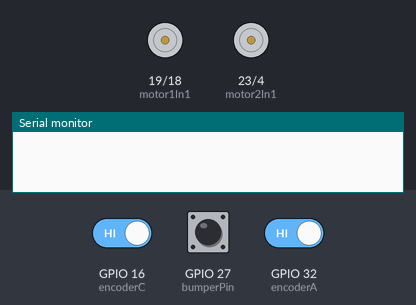
The sketch below on a simulated ESP32. Shown: motor-driver pin pairs drawn as motors (green arrow = first pin HIGH = forward, orange = second pin HIGH = backward, longer = more drive), the last lines printed to the serial monitor. The inputs (shaded band) are chosen by the test bench; at power-on: GPIO 27 (bumperPin) HIGH, GPIO 16 (encoderC) HIGH, GPIO 32 (encoderA) HIGH.

Above: at 1.2 s.
1.3 s: GPIO 27 (bumperPin) pulled LOW for 0.15 s
At 1.37 s:
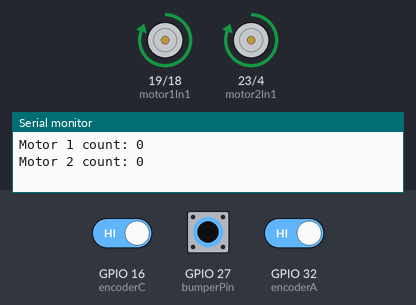
2.9 s: GPIO 27 (bumperPin) pulled LOW for 3.2 s
At 7.5 s:
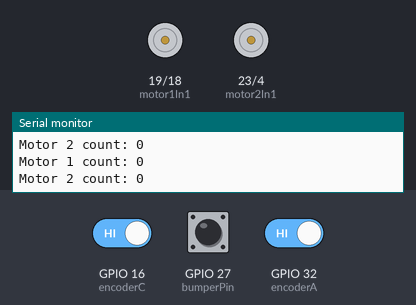
Timing chart, 0 to 9.0 s (numbered marks = the images above; inputs shaded):
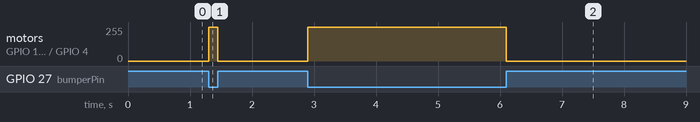

Measured:
- after the input at 1.3 s, motor on GPIO 19 (motor1In1) / GPIO 18 (motor1In2), motor on GPIO 23 (motor2In1) / GPIO 4 (motor2In2): stopped → forward 255/255 at once, → stopped 0.15 s later
- after the input at 2.9 s, motor on GPIO 19 (motor1In1) / GPIO 18 (motor1In2), motor on GPIO 23 (motor2In1) / GPIO 4 (motor2In2): stopped → forward 255/255 at once, → stopped 3.2 s later

The sketch:

Both_motor_spin_button.ino
```cpp
//Variables
const int encoderA = 32;  // Motor 1, yellow
const int encoderB = 33;  // Motor 1, green
const int encoderC = 16;  // Motor 2, yellow
const int encoderD = 17;  // Motor 2, green

const int motor1In1 = 19;
const int motor1In2 = 18;
const int motor2In1 = 23;
const int motor2In2 = 4;

volatile long encoderCount1 = 0;
volatile long encoderCount2 = 0;

long startCount1 = 0;
long startCount2 = 0;

const long ticksPerTurn = 194;
bool motor1Moving = false;
bool motor2Moving = false;

const int bumperPin = 27;

void IRAM_ATTR onEncoderA() {
  if (digitalRead(encoderA) == digitalRead(encoderB)) {
    encoderCount1++;
  } else {
    encoderCount1--;
  }
}

void IRAM_ATTR onEncoderC() {
  if (digitalRead(encoderC) == digitalRead(encoderD)) {
    encoderCount2++;
  } else {
    encoderCount2--;
  }
}

void forward(){
  digitalWrite(motor1In1, HIGH);
  digitalWrite(motor1In2, LOW);
  digitalWrite(motor2In1, HIGH);
  digitalWrite(motor2In2, LOW);

  motor1Moving = true;
  motor2Moving = true;
}

void stop(){
  digitalWrite(motor1In1, LOW);
  digitalWrite(motor1In2, LOW);
  digitalWrite(motor2In1, LOW);
  digitalWrite(motor2In2, LOW);
  motor1Moving = false;
  motor2Moving = false;
}

void setup() {
  Serial.begin(115200);

  pinMode(motor1In1, OUTPUT);
  pinMode(motor1In2, OUTPUT);
  pinMode(motor2In1, OUTPUT);
  pinMode(motor2In2, OUTPUT);

  pinMode(encoderA, INPUT_PULLUP);
  pinMode(encoderB, INPUT_PULLUP);
  pinMode(encoderC, INPUT_PULLUP);
  pinMode(encoderD, INPUT_PULLUP);

  attachInterrupt(digitalPinToInterrupt(encoderA), onEncoderA, CHANGE);
  attachInterrupt(digitalPinToInterrupt(encoderC), onEncoderC, CHANGE);

  noInterrupts();
  startCount1 = encoderCount1;
  startCount2 = encoderCount2;
  interrupts();

  pinMode(bumperPin, INPUT_PULLUP);
}

void loop() {
  if (digitalRead(bumperPin) == HIGH) {
    stop();
    return;
  }

  forward();

  noInterrupts();
  long currentCount1 = encoderCount1;
  long currentCount2 = encoderCount2;
  interrupts();

  static unsigned long lastPrint = 0;
  if (millis() - lastPrint >= 250) {
    lastPrint = millis();
    Serial.print("Motor 1 count: ");
    Serial.println(currentCount1);
    Serial.print("Motor 2 count: ");
    Serial.println(currentCount2);
  }
}
```
